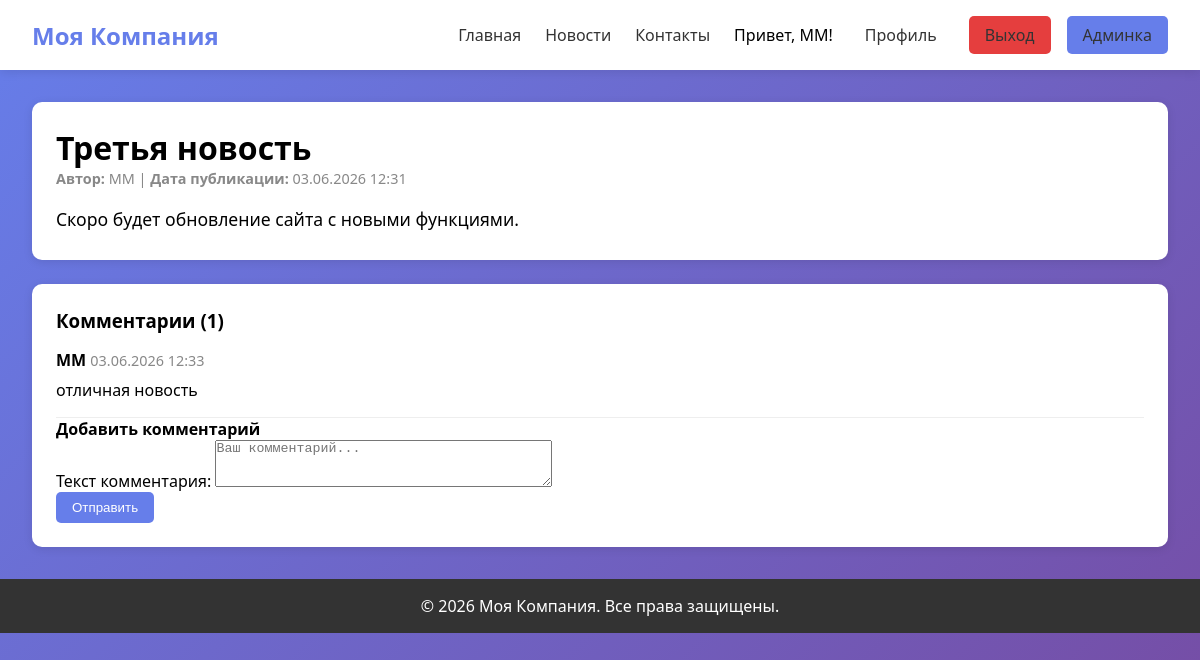
/news/3/ (signed in), run on the app's committed database.
### news/models.py (models this page shows, shortened)
class News(models.Model):
    title = models.CharField('Заголовок', max_length=200)
    content = models.TextField('Содержание')
    author = models.ForeignKey(User, on_delete=models.CASCADE, verbose_name='Автор', related_name='news')
    created_date = models.DateTimeField('Дата публикации', default=timezone.now)
    image = models.ImageField('Изображение', upload_to='news_images/', blank=True, null=True)
    class Meta:
        verbose_name = 'Новость'
        verbose_name_plural = 'Новости'
        ordering = ['-created_date']

class Comment(models.Model):
    news = models.ForeignKey(News, on_delete=models.CASCADE, verbose_name='Новость', related_name='comments')
    author = models.ForeignKey(User, on_delete=models.CASCADE, verbose_name='Автор', related_name='comments')
    text = models.TextField('Текст комментария')
    created_date = models.DateTimeField('Дата создания', default=timezone.now)
    is_active = models.BooleanField('Активен', default=True)
    class Meta:
        verbose_name = 'Комментарий'
        verbose_name_plural = 'Комментарии'
        ordering = ['-created_date']

### news/views.py (the view)
# urls.py: path('news/<int:pk>/', views.news_detail, name='news_detail'),
def news_detail(request, pk):
    news = get_object_or_404(News, pk=pk)
    comments = news.comments.filter(is_active=True)
    if request.method == 'POST' and request.user.is_authenticated:
        form = CommentForm(request.POST)
        if form.is_valid():
            comment = form.save(commit=False)
            comment.news = news
            comment.author = request.user
            comment.save()
            return redirect('news_detail', pk=pk)
    else:
        form = CommentForm()
    return render(request, 'news/news_detail.html', {
        'news': news,
        'comments': comments,
        'form': form,
    })

### news/forms.py
class CommentForm(forms.ModelForm):
    class Meta:
        model = Comment
        fields = ['text']
        widgets = {
            'text': forms.Textarea(attrs={'rows': 3, 'placeholder': 'Ваш комментарий...'}),
        }

### news/templates/news/news_detail.html (shortened to what this page needs)
{% extends 'news/base.html' %}
{% block content %}
<div class="card">
    <h1>{{ news.title }}</h1>
    <div class="news-meta">
        <strong>Автор:</strong> {{ news.author.username }} |
        <strong>Дата публикации:</strong> {{ news.created_date|date:"d.m.Y H:i" }}
    </div>
    <div style="line-height: 1.8; font-size: 1.1rem;">
        {{ news.content|linebreaks }}
    </div>
</div>
<div class="card">
    <h3>Комментарии ({{ comments|length }})</h3>
    {% for comment in comments %}
        <div style="border-bottom: 1px solid #eee; padding: 1rem 0;">
            <strong>{{ comment.author.username }}</strong>
            <span style="color: #888; font-size: 0.9rem;">{{ comment.created_date|date:"d.m.Y H:i" }}</span>
            <p style="margin-top: 0.5rem;">{{ comment.text }}</p>
        </div>
    {% empty %}
        <p>Пока нет комментариев. Будьте первым!</p>
    {% endfor %}
    {% if user.is_authenticated %}
        <h4>Добавить комментарий</h4>
        <form method="post">
            {{ form.as_p }}
            <button type="submit" class="btn btn-primary">Отправить</button>
        </form>
    {% else %}
        <p><a href="{% url 'login' %}">Войдите</a>, чтобы оставить комментарий.</p>
    {% endif %}
</div>
{% endblock %}

### news/templates/news/base.html (shortened to what this page needs)
<!DOCTYPE html>
<html lang="ru">
<head>
</head>
<body>
    <nav>
        <div class="logo">Моя Компания</div>
        <div class="nav-links">
            <a href="{% url 'index' %}">Главная</a>
            <a href="{% url 'news_list' %}">Новости</a>
            <a href="{% url 'contacts' %}">Контакты</a>
            <div class="user-info">
                {% if user.is_authenticated %}
                    <span>Привет, {{ user.username }}!</span>
                    <a href="{% url 'profile' %}" class="btn">Профиль</a>
                    <a href="{% url 'logout' %}" class="btn btn-danger">Выход</a>
                    {% if user.is_staff %}
                        <a href="/admin/" class="btn btn-primary">Админка</a>
                    {% endif %}
                {% else %}
                    <a href="{% url 'login' %}" class="btn">Вход</a>
                    <a href="{% url 'register' %}" class="btn btn-primary">Регистрация</a>
                {% endif %}
            </div>
        </div>
    </nav>
    <div class="container">
        {% block content %}
        {% endblock %}
    </div>
    <footer>
        <p>&copy; 2026 Моя Компания. Все права защищены.</p>
    </footer>
</body>
</html>

### news/templates/news/base.html (style rules this page uses)
* { margin: 0; padding: 0; box-sizing: border-box; }
body { font-family: 'Segoe UI', Tahoma, Geneva, Verdana, sans-serif; background: linear-gradient(135deg, #667eea 0%, #764ba2 100%); min-height: 100vh; }
nav { background: white; box-shadow: 0 2px 10px rgba(0,0,0,0.1); padding: 1rem 2rem; display: flex; justify-content: space-between; align-items: center; flex-wrap: wrap; }
.logo { font-size: 1.5rem; font-weight: bold; color: #667eea; }
.nav-links { display: flex; gap: 1.5rem; align-items: center; flex-wrap: wrap; }
.nav-links a { text-decoration: none; color: #333; transition: color 0.3s; }
.user-info { display: flex; gap: 1rem; align-items: center; }
.btn { padding: 0.5rem 1rem; border: none; border-radius: 5px; cursor: pointer; text-decoration: none; display: inline-block; transition: all 0.3s; }
.btn-primary { background: #667eea; color: white; }
.btn-danger { background: #e53e3e; color: white; }
.container { max-width: 1200px; margin: 2rem auto; padding: 0 2rem; }
.card { background: white; border-radius: 10px; padding: 1.5rem; margin-bottom: 1.5rem; box-shadow: 0 2px 10px rgba(0,0,0,0.1); }
.news-meta { color: #888; font-size: 0.9rem; margin-bottom: 1rem; }
footer { background: #333; color: white; text-align: center; padding: 1rem; margin-top: 2rem; }

### data on the page
News: title "Третья новость", author.username "MM", created_date "03.06.2026 12:31", content "Скоро будет обновление сайта с новыми функциями."
Comment: author.username "MM", created_date "03.06.2026 12:33", text "отличная новость"

### other printed values
{{ user.username }} "MM"
{{ comments|length }} "1"
